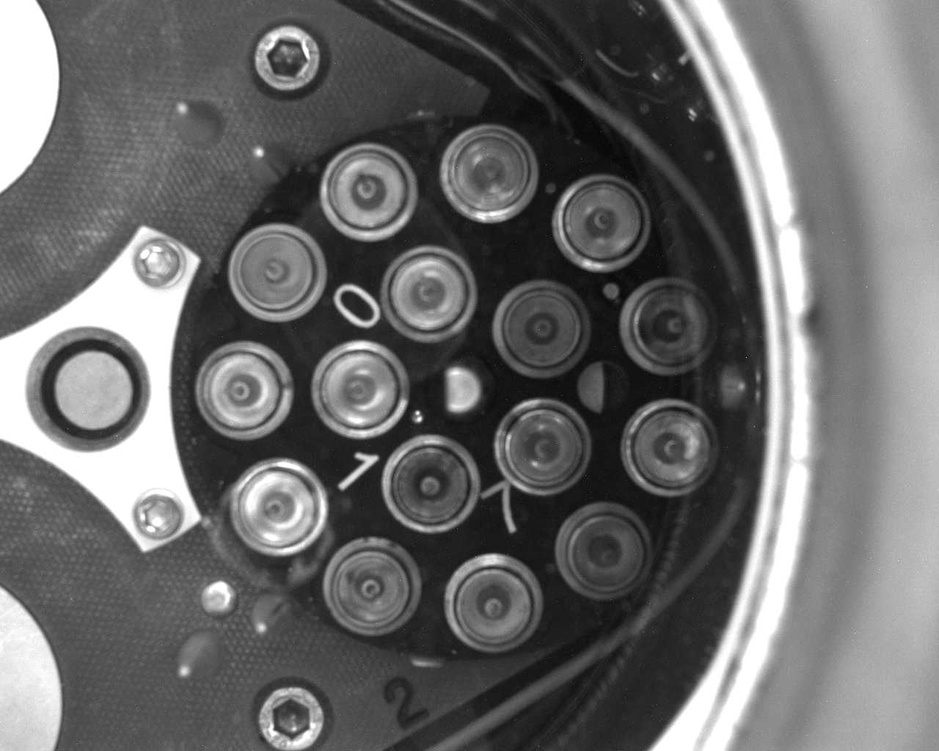
#> input picture var/model_data/No_LN_Images/puck_C_001_dewarEmpty_AllGoodSpineCaps.jpg, 939 x 751 px, shrunk from 1280 x 1024 before the run
$ python single_image_process.py ../var/model_data/No_LN_Images/puck_C_001_dewarEmpty_AllGoodSpineCaps.jpg ../var/model_data/No_LN_Images/puck_C_002_dewarEmpty.jpg ../var/model_data/No_LN_Images/puck_C_002_dewarEmpty.jpg
#> lines starting #> are read from the running program, lines starting #| are printed output that depends on the picture; after the words box and inside, x2 and y2 are one past the last pixel; in counts of white or black regions, pixels touching at a corner belong together
#!/usr/bin/env python3
import cv2
import sys

count = 1.0

for i in range(1, 2):
    img = cv2.imread(sys.argv[1], 1)
#> img is the input picture: shape (751, 939, 3); min 4, max 255, mean 105.2
    img = cv2.addWeighted(img, count, img, 0, 0)
    img = cv2.GaussianBlur(img, (5, 5), 0)
    img_canny = cv2.Canny(img, 25, 75)
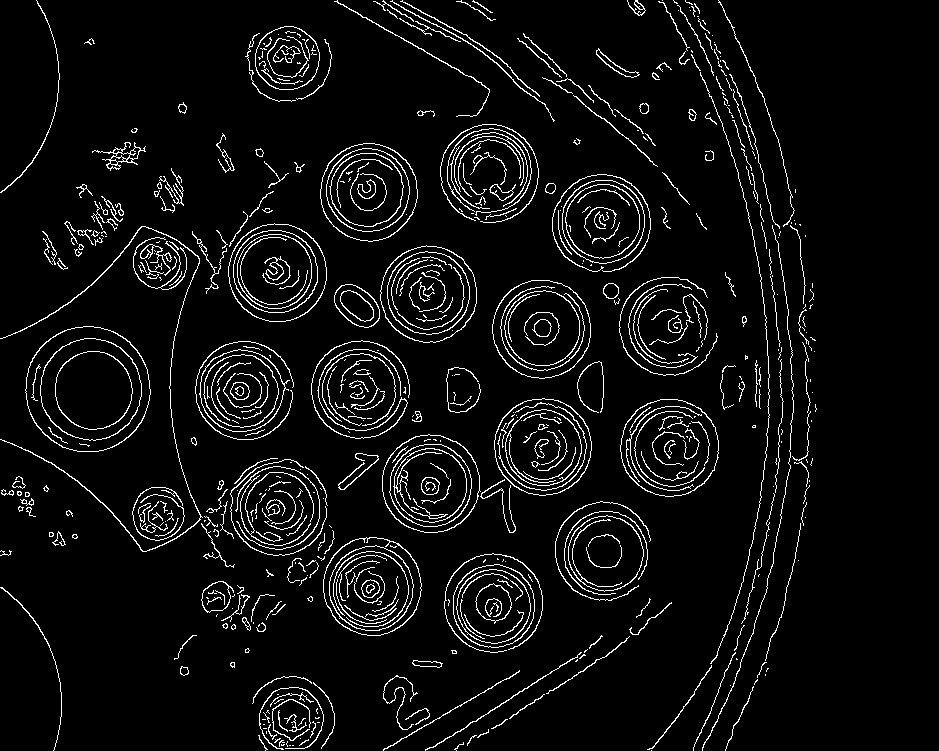
#> img_canny: shape (751, 939); 5.6% white in thin lines or dots, all inside (x1, y1, x2, y2) = (0, 0, 817, 751)
    img = cv2.bitwise_not(img_canny)
    filename = sys.argv[2] + "/" + sys.argv[3] + ".pgm"
    cv2.imwrite(filename, img)
    count += .1

$ run again, on var/model_data/No_LN_Images/puck_C_008_noLN2_partiallyEmptyCaps.jpg
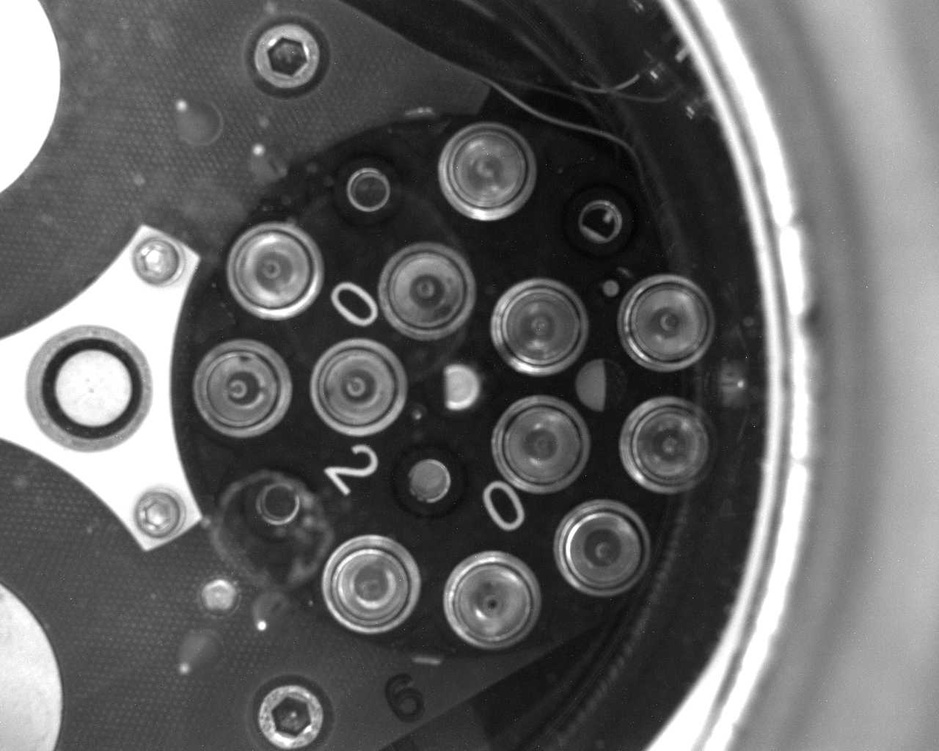
#> input picture var/model_data/No_LN_Images/puck_C_008_noLN2_partiallyEmptyCaps.jpg, 939 x 751 px, shrunk from 1280 x 1024 before the run
#> img is the input picture: shape (751, 939, 3); min 0, max 255, mean 100.6
#> `img_canny = cv2.Canny(img, 25, 75)`:
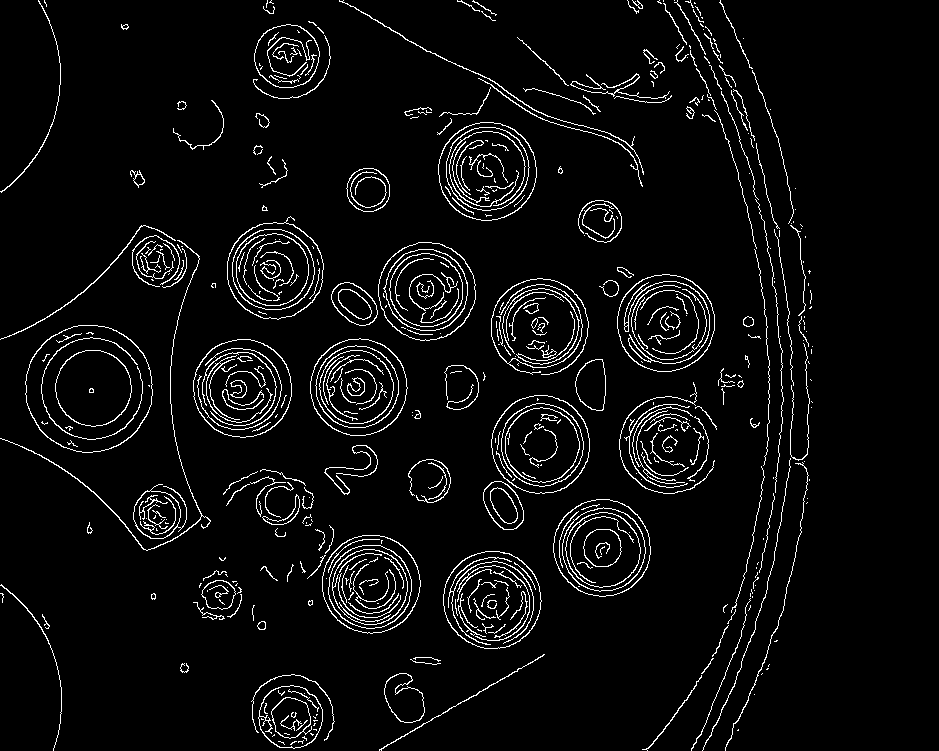
#> img_canny: shape (751, 939); 4.8% white in thin lines or dots, all inside (x1, y1, x2, y2) = (0, 0, 813, 751)

$ run again, on var/model_data/No_LN_Images/puck_C_009_noLN2_EmptyPucks.jpg
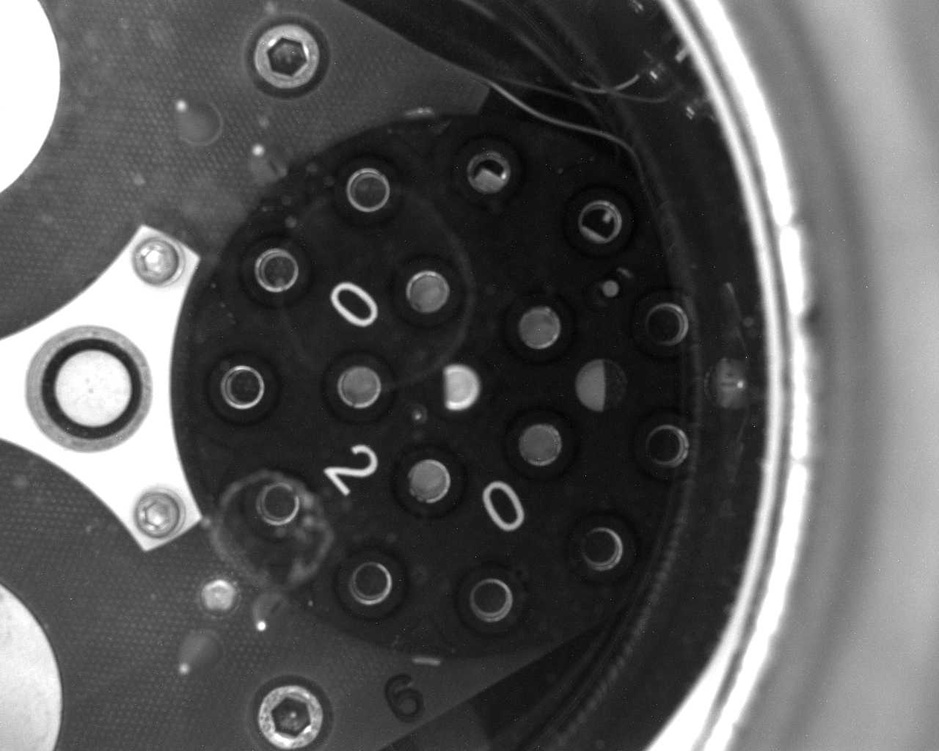
#> input picture var/model_data/No_LN_Images/puck_C_009_noLN2_EmptyPucks.jpg, 939 x 751 px, shrunk from 1280 x 1024 before the run
#> img is the input picture: shape (751, 939, 3); min 1, max 255, mean 88.9
#> `img_canny = cv2.Canny(img, 25, 75)`:
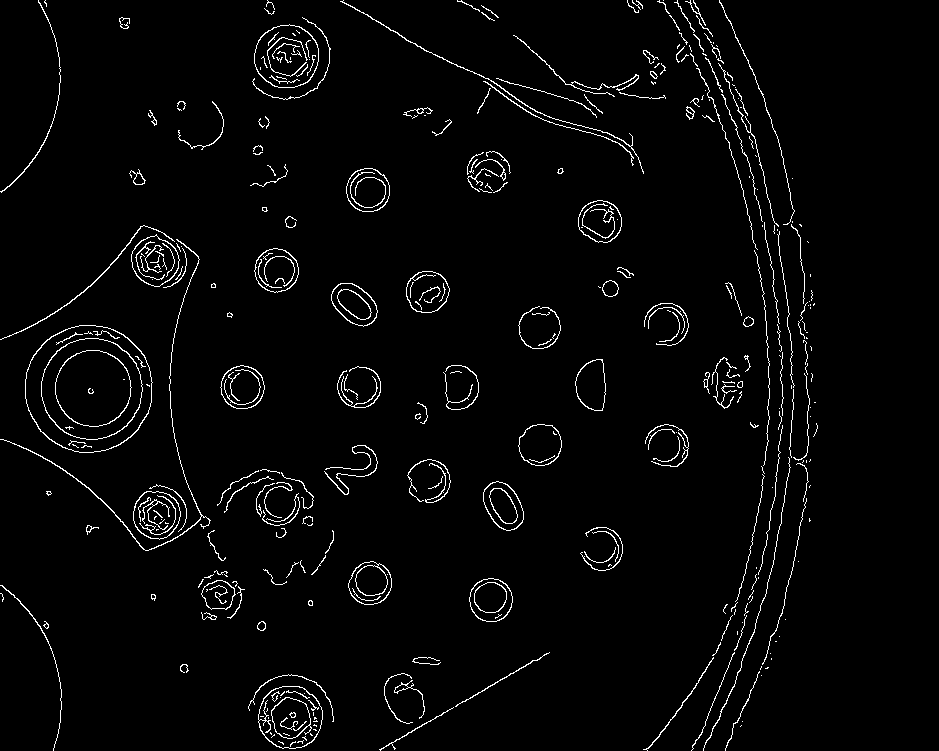
#> img_canny: shape (751, 939); 2.8% white in thin lines or dots, all inside (x1, y1, x2, y2) = (0, 0, 818, 751)

$ run again, on var/model_data/No_LN_Images/puck_C_bentPins_silverCaps_noLN2.jpg
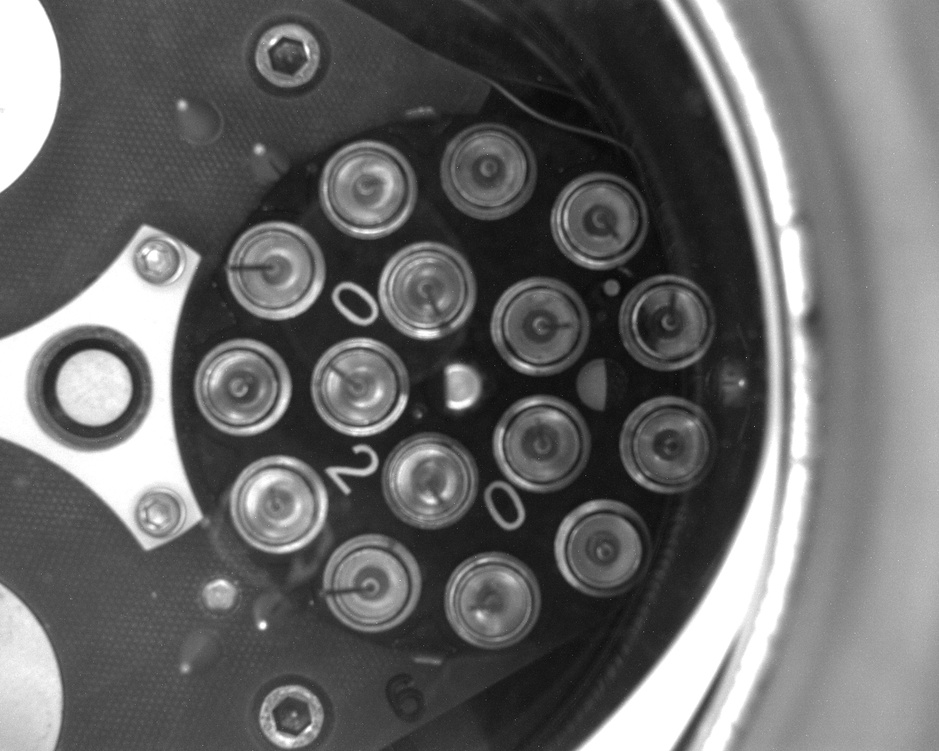
#> input picture var/model_data/No_LN_Images/puck_C_bentPins_silverCaps_noLN2.jpg, 939 x 751 px, shrunk from 1280 x 1024 before the run
#> img is the input picture: shape (751, 939, 3); min 4, max 255, mean 103.7
#> `img_canny = cv2.Canny(img, 25, 75)`:
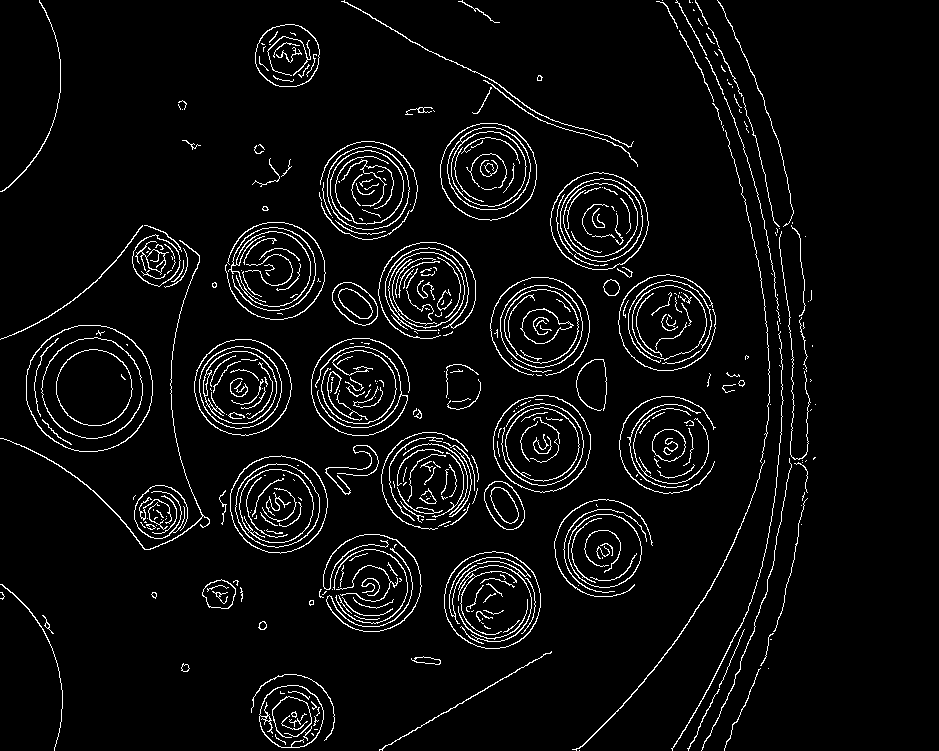
#> img_canny: shape (751, 939); 5% white in thin lines or dots, all inside (x1, y1, x2, y2) = (0, 0, 816, 751)
